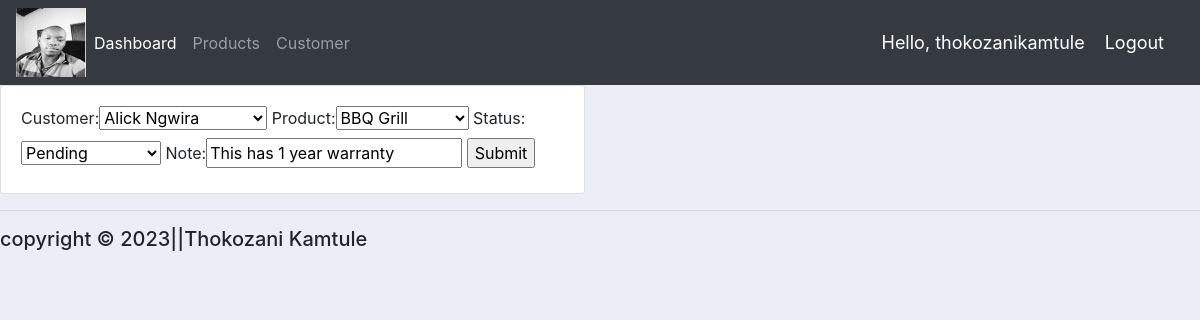
The page /update_order/1/ (signed in) on the database its author committed.
### accounts/models.py (models this page shows, shortened)
class Order(models.Model):
	STATUS = (
			('Pending', 'Pending'),
			('Out for delivery', 'Out for delivery'),
			('Delivered', 'Delivered'),
			)
	customer = models.ForeignKey(Customer, null=True, on_delete= models.SET_NULL)
	product = models.ForeignKey(Product, null=True, on_delete= models.SET_NULL)
	date_created = models.DateTimeField(auto_now_add=True, null=True)
	status = models.CharField(max_length=150, null=True, choices=STATUS)
	note = models.CharField(max_length=1500, null=True)

### accounts/views.py (the view)
# urls.py: path('update_order/<str:pk>/', views.updateOrder, name="update_order"),
@login_required(login_url='login')
def updateOrder(request, pk):
	order = Order.objects.get(id=pk)
	form = OrderForm(instance=order)
	if request.method == 'POST':
		form = OrderForm(request.POST, instance=order)
		if form.is_valid():
			form.save()
			return redirect('/')
	context = {'form':form}
	return render(request, 'accounts/order_form.html', context)

### accounts/forms.py
class OrderForm(ModelForm):
	class Meta:
		model = Order
		fields = '__all__'

### accounts/models.py (called while the page is built)
	def __str__(self):
		return self.name

	def __str__(self):
		return self.name

### accounts/templates/accounts/order_form.html (shortened to what this page needs)
{% extends 'accounts/main.html' %}
{% load static %}
{% block content %}
<div class="row">
	<div class="col-md-6">
		<div class="card card-body">
             <form action="" method="POST">
	              {{form}}
	        <input type="submit" name="Submit">
         </form>
          </div>
     </div>
</div>
{% endblock %}

### accounts/templates/accounts/navbar.html (shortened to what this page needs)
{% load static %}
<nav class="navbar navbar-expand-lg navbar-dark bg-dark">
  <img src="{% static 'images/profile-3.jpg' %}">
  <div class="collapse navbar-collapse" id="navbarNav">
    <ul class="navbar-nav">
      <li class="nav-item active">
        <a class="nav-link" href="{% url 'home' %}">Dashboard</a>
      </li>
      <li class="nav-item">
        <a class="nav-link" href="{% url 'products' %}">Products</a>
      </li>
      <li class="nav-item">
        <a class="nav-link" href="#">Customer</a>
      </li>
    </ul>
  </div>
  <span class="hello-msg">Hello, {{request.user}}</span>
  <span><a class="hello-msg" href="{% url 'logout' %}">Logout</a></span>
</nav>

### static/css/main.css (style rules this page uses)
body { background-color: #ebeff5; }

### accounts/templates/accounts/navbar.html (style rules this page uses)
.hello-msg { font-size: 18px; color: #fff; margin-right: 20px; }

### rows shown on the page
Order: customer "Alick Ngwira", product "BBQ Grill", status "Pending", note "This has 1 year warranty"

### other values the page prints
{{ request.user }} "thokozanikamtule"
